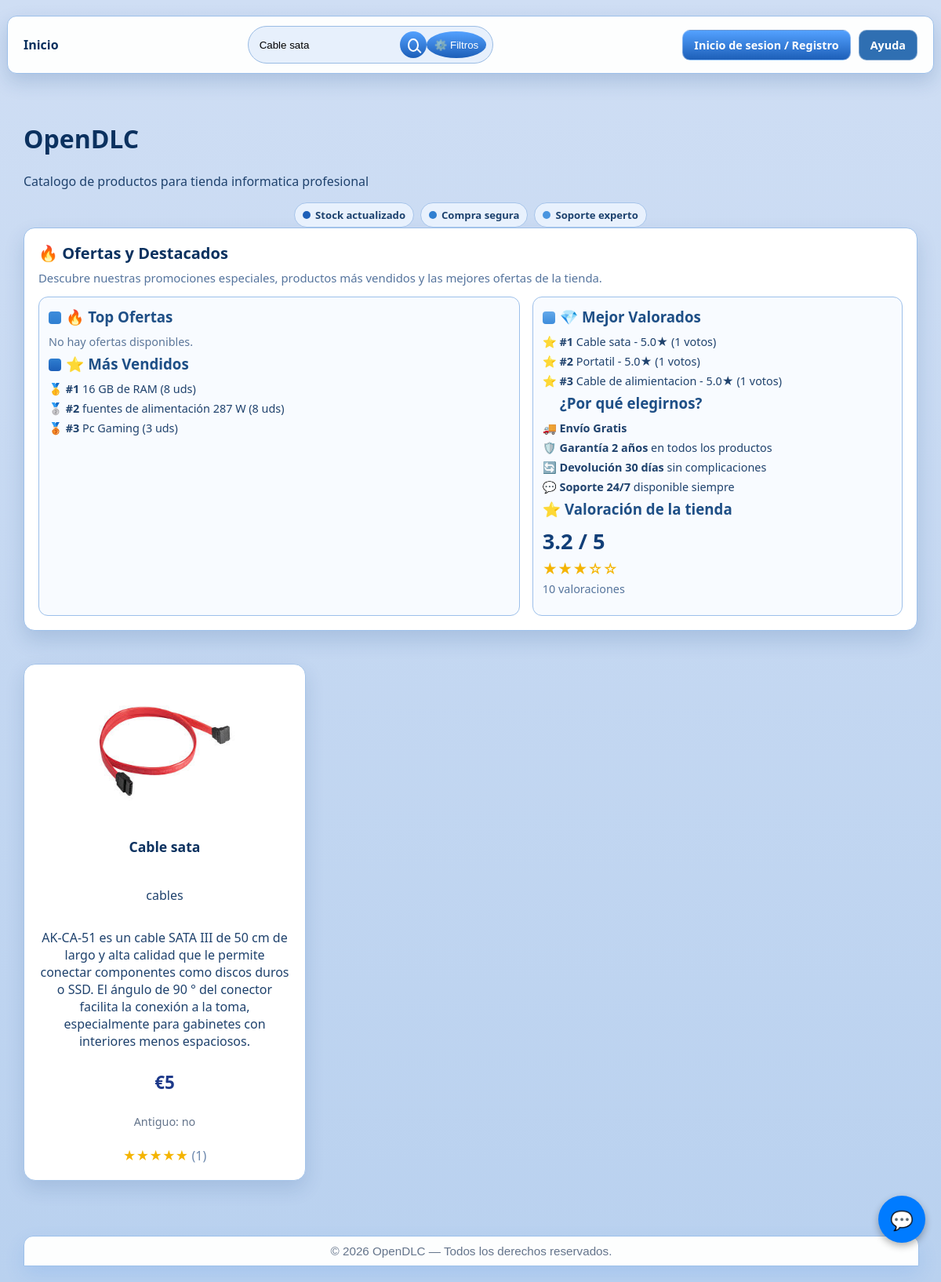
The page /Cliente_sinIniciarSesion.php?navegador=Cable sata on the database its author committed.
### tables this page shows
CREATE TABLE `componentes` (
  `codigo_producto` int(11) NOT NULL,
  `nombre` varchar(100) DEFAULT NULL,
  `tipo_hardware` varchar(30) NOT NULL,
  `Antiguo` varchar(2) NOT NULL,
  `Precio` float NOT NULL,
  `Comentario` varchar(300) NOT NULL,
  `imagen` varchar(255) DEFAULT NULL,
  `stock` int(11) DEFAULT 10,
  `id_administrador` int(11) DEFAULT NULL
);

### Cliente_sinIniciarSesion.php (the view, shortened to what this page needs)
<?php
include 'chatbot.php';
$conexion = mysqli_connect(getenv('DB_HOST'), getenv('DB_USER'), getenv('DB_PASS'), getenv('DB_NAME'));
$ventasPorTipo = [];
$ventasPorAdmin = [];
$productosEstrellaVentas = [];
$productosEstrellaValorados = [];
$mediaValoraciones = 0;
$totalValoraciones = 0;
if ($conexion) {
  $resTipo = mysqli_query($conexion, "SELECT tipoHardware, SUM(total) AS total FROM ventas GROUP BY tipoHardware ORDER BY total DESC LIMIT 5");
  if ($resTipo) {
    while ($f = mysqli_fetch_assoc($resTipo)) {
      $ventasPorTipo[] = [
        'nombre' => $f['tipoHardware'] !== null && $f['tipoHardware'] !== '' ? $f['tipoHardware'] : 'Sin tipo',
        'total' => (float)$f['total']
      ];
    }
  }
  $resAdmin = mysqli_query($conexion, "SELECT id_administrador, SUM(total) AS total FROM ventas GROUP BY id_administrador ORDER BY total DESC LIMIT 5");
  if ($resAdmin) {
    while ($f = mysqli_fetch_assoc($resAdmin)) {
      $ventasPorAdmin[] = [
        'nombre' => $f['id_administrador'] ? ('Admin ' . $f['id_administrador']) : 'Venta sin admin',
        'total' => (float)$f['total']
      ];
    }
  }
  $resTopVentas = mysqli_query($conexion, "SELECT producto, SUM(cantidad) AS unidades FROM ventas GROUP BY producto ORDER BY unidades DESC LIMIT 3");
  if ($resTopVentas) {
    while ($f = mysqli_fetch_assoc($resTopVentas)) {
      $productosEstrellaVentas[] = $f;
    }
  }
  $resTopValorados = mysqli_query($conexion, "SELECT c.nombre, ROUND(AVG(v.puntuacion),1) AS media, COUNT(*) AS votos FROM valoraciones v INNER JOIN componentes c ON c.codigo_producto = v.codigo_producto GROUP BY v.codigo_producto, c.nombre ORDER BY media DESC, votos DESC LIMIT 3");
  if ($resTopValorados) {
    while ($f = mysqli_fetch_assoc($resTopValorados)) {
      $productosEstrellaValorados[] = $f;
    }
  }
  $resMedia = mysqli_query($conexion, "SELECT ROUND(AVG(puntuacion),1) AS media, COUNT(*) AS total FROM valoraciones");
  if ($resMedia && $f = mysqli_fetch_assoc($resMedia)) {
    $mediaValoraciones = (float)($f['media'] ?? 0);
    $totalValoraciones = (int)($f['total'] ?? 0);
  }
}
?>
<!DOCTYPE html>
<html lang="es">
<head>
<link rel="stylesheet" href="css/prueba_cliente.css">
</head>
<body>
<div class="navbar">
  <div class="nav-left">
    <a href="Cliente_sinIniciarSesion.php" class="nav-back">Inicio</a>
  </div>
  <div class="nav-center">
    <form method="get" class="barra-busqueda">
      <input type="text" name="navegador" placeholder="Buscar productos..."
      value="<?php echo isset($_GET['navegador']) ? htmlspecialchars($_GET['navegador']) : ''; ?>">
      <button type="submit" class="search-btn" aria-label="Buscar">
        <span class="icon-search" aria-hidden="true"></span>
      </button>
	  <button type="button" class="btn-filtros" onclick="toggleFiltros(event)">⚙️ Filtros</button>
    </form>
  </div>
  <div class="nav-right">
    <a class="top-btn top-btn-login" href="UID/iniciar_sesion/acceso.php">Inicio de sesion / Registro</a>
    <a class="top-btn top-btn-help" href="Ayuda/formularioAyuda.php">Ayuda</a>
  </div>
</div>
<div class="container">
<header>
  <h1>OpenDLC</h1>
  <p>Catalogo de productos para tienda informatica profesional</p>
  <div class="hero-badges">
    <span class="hero-badge"><span class="icon-dot icon-dot-stock"></span>Stock actualizado</span>
    <span class="hero-badge"><span class="icon-dot icon-dot-secure"></span>Compra segura</span>
    <span class="hero-badge"><span class="icon-dot icon-dot-service"></span>Soporte experto</span>
  </div>
</header>
<section class="home-insight-unified">
  <h2>🔥 Ofertas y Destacados</h2>
  <p class="unified-desc">
    Descubre nuestras promociones especiales, productos más vendidos y las mejores ofertas de la tienda.
  </p>
  <div class="unified-columns">
    <div class="unified-col">
      <h3><span class="section-icon section-icon-star"></span>🔥 Top Ofertas</h3>
      <div class="ranking-list">
        <?php
        $sqlOfertas = "SELECT nombre, tipo_hardware, Precio, Antiguo FROM componentes
                       WHERE Precio < Antiguo AND Antiguo > 0
                       ORDER BY (Antiguo - Precio) DESC LIMIT 3";
        $resOfertas = mysqli_query($conexion, $sqlOfertas);
        if ($resOfertas && mysqli_num_rows($resOfertas) > 0) {
          while ($oferta = mysqli_fetch_assoc($resOfertas)) {
            $descuento = round((1 - $oferta['Precio'] / $oferta['Antiguo']) * 100);
            echo "<p><strong>💰 " . htmlspecialchars($oferta['nombre']) . "</strong></p>";
            echo "<p class='precio-oferta'><span class='precio-nuevo'>" . $oferta['Precio'] . "€</span>
                  <span class='precio-antiguo'>" . $oferta['Antiguo'] . "€</span>
                  <span class='descuento-badge'>-" . $descuento . "%</span></p>";
          }
        } else {
          echo "<p class='empty-note'>No hay ofertas disponibles.</p>";
        }
        ?>
      </div>
      <h3><span class="section-icon section-icon-graph"></span>⭐ Más Vendidos</h3>
      <div class="ranking-list">
        <?php
        if (!empty($productosEstrellaVentas)) {
          foreach ($productosEstrellaVentas as $i => $fila) {
            $pos = $i + 1;
            $icono = $pos == 1 ? "🥇" : ($pos == 2 ? "🥈" : "🥉");
            echo "<p><strong>{$icono} #{$pos}</strong> " . htmlspecialchars($fila['producto']) . " (" . (int)$fila['unidades'] . " uds)</p>";
          }
        } else {
          echo "<p class='empty-note'>Aún no hay ranking de ventas.</p>";
        }
        ?>
      </div>
    </div>
    <div class="unified-col">
      <h3><span class="section-icon section-icon-rating"></span>💎 Mejor Valorados</h3>
      <div class="ranking-list">
        <?php
        if (!empty($productosEstrellaValorados)) {
          foreach ($productosEstrellaValorados as $i => $fila) {
            $pos = $i + 1;
            echo "<p><strong>⭐ #{$pos}</strong> " . htmlspecialchars($fila['nombre']) . " - " . number_format((float)$fila['media'], 1) . "★ (" . (int)$fila['votos'] . " votos)</p>";
          }
        } else {
          echo "<p class='empty-note'>Aún no hay productos valorados.</p>";
        }
        ?>
      </div>
      <h3><span class="section-icon section-icon-secure"></span>¿Por qué elegirnos?</h3>
      <div class="ranking-list">
        <p>🚚 <strong>Envío Gratis</strong></p>
        <p>🛡️ <strong>Garantía 2 años</strong> en todos los productos</p>
        <p>🔄 <strong>Devolución 30 días</strong> sin complicaciones</p>
        <p>💬 <strong>Soporte 24/7</strong> disponible siempre</p>
      </div>
      <h3>⭐ Valoración de la tienda</h3>
      <?php
      $estrellasMedia = (int)round($mediaValoraciones);
      $estrellasTxt = str_repeat("★", $estrellasMedia) . str_repeat("☆", 5 - $estrellasMedia);
      ?>
      <p class="overall-rating"><?php echo number_format($mediaValoraciones, 1); ?> / 5</p>
      <p class="overall-stars"><?php echo $estrellasTxt; ?></p>
      <p class="overall-meta"><?php echo $totalValoraciones; ?> valoraciones</p>
    </div>
  </div>
</section>
<div class="productos">
<?php
$conexion = mysqli_connect(getenv('DB_HOST'), getenv('DB_USER'), getenv('DB_PASS'), getenv('DB_NAME'));
$hayBusqueda = isset($_GET['navegador']) && !empty(trim($_GET['navegador']));
$where = [];
if ($hayBusqueda) {
  $busqueda = mysqli_real_escape_string($conexion, trim($_GET['navegador']));
  $where[] = "(nombre LIKE '%$busqueda%' OR tipo_hardware LIKE '%$busqueda%')";
}
$sql = "SELECT * FROM componentes";
if (!empty($where)) {
  $sql .= " WHERE " . implode(" AND ", $where);
}
$resultado = mysqli_query($conexion, $sql);
if (mysqli_num_rows($resultado) > 0) {
  while ($fila = mysqli_fetch_assoc($resultado)) {
    $productoId = (int)$fila['codigo_producto'];
    $sql_val = "SELECT AVG(puntuacion) AS media, COUNT(*) AS total FROM valoraciones WHERE codigo_producto = $productoId";
    $res_val = mysqli_query($conexion, $sql_val);
    $rating = ['media' => 0, 'total' => 0];
    if ($res_val) {
      $rating = mysqli_fetch_assoc($res_val);
    }
    $media = round((float)($rating['media'] ?? 0));
    $total = (int)($rating['total'] ?? 0);
    $estrellas = str_repeat("★", $media) . str_repeat("☆", 5 - $media);
    echo "
    <div class='producto'>
      <img src='imagenes_productos/".htmlspecialchars($fila['imagen'])."' class='producto-img'>
      <h3>".htmlspecialchars($fila['nombre'])."</h3>
      <p class='tipo'>".htmlspecialchars($fila['tipo_hardware'])."</p>
      <p class='comentario'>".htmlspecialchars($fila['Comentario'])."</p>
      <p class='precio'>€".htmlspecialchars($fila['Precio'])."</p>
      <p class='antiguo'>Antiguo: ".htmlspecialchars($fila['Antiguo'])."</p>
      <p class='catalogo-stars'>{$estrellas} <span>({$total})</span></p>
    </div>
    ";
  }
} else {
  echo "<p>No hay productos</p>";
}
?>
</div>
<footer class="footer-note">
  &copy; <?php echo date("Y"); ?> OpenDLC — Todos los derechos reservados.
</footer>
</div>
</body>
</html>

### chatbot.php (style rules this page uses)
body { font-family: Arial, sans-serif; }

### rows shown on the page
componentes: imagen (picture), nombre "Cable sata", tipo_hardware "cables", Comentario "AK-CA-51 es un cable SATA III de 50 cm de largo y alta calidad que le permite conectar componentes como discos duros o SSD. El ángulo de 90 ° del conector facilita la conexión a la toma, especialmente para gabinetes con interiores menos espaciosos.", Precio "5", Antiguo "no", estrellas "★★★★★", total "1"

### other values the page prints
$icono "🥇"
$pos "1"
$fila['producto'] "16 GB de RAM"
$fila['unidades'] "8"
$icono "🥈"
$pos "2"
$fila['producto'] "fuentes de alimentación 287 W"
$icono "🥉"
$pos "3"
$fila['producto'] "Pc Gaming"
$fila['unidades'] "3"
$fila['nombre'] "Cable sata"
$fila['media'] "5.0"
$fila['votos'] "1"
$fila['nombre'] "Portatil"
